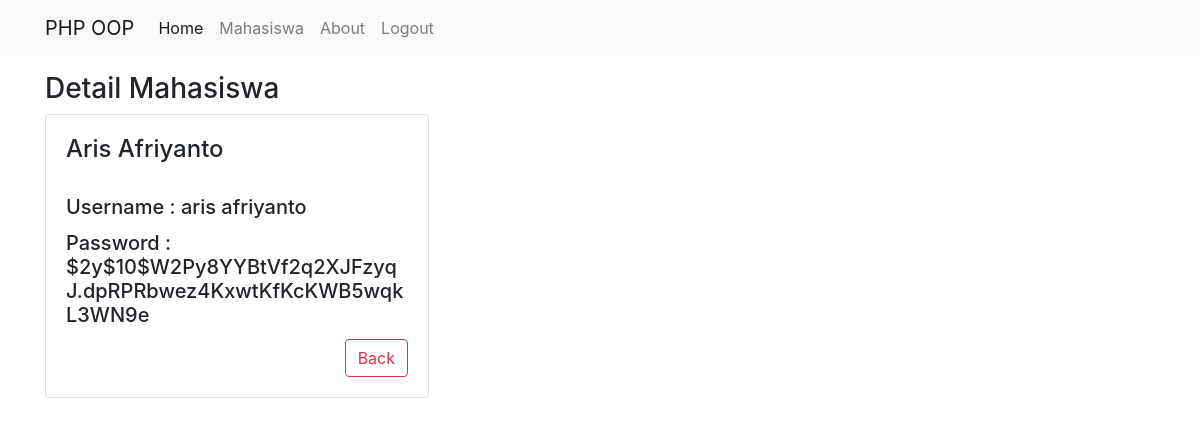
The app's page /account_detail.php?username=aris afriyanto (signed in) with its own data.
### tables this page shows
CREATE TABLE `users` (
  `id_users` int(11) NOT NULL,
  `username` varchar(100) NOT NULL,
  `password` varchar(100) NOT NULL
);

### classes/Database.php (called while the page is built, shortened)
<?php
    class Database {
        private static $INSTANCE = null;
        private $mysqli,
                $HOST = 'localhost',
                $USER = 'root',
                $PASS = '',
                $DBNAME = 'app';
        public function __construct()
        {
            $this->mysqli = new mysqli($this->HOST, $this->USER, $this->PASS, $this->DBNAME);
        }
        public static function getInstance()
        {
            if(!isset(self::$INSTANCE)) {
                self::$INSTANCE = new Database;
            }
            return self::$INSTANCE;
        }
        public function tampil_by_id($table, $nama, $nama_value)
        {
            $result = $this->mysqli->query("select * from $table where $nama = '$nama_value'");
            while ($row = $result->fetch_assoc()) return $row;
        }
    }

### account_detail.php (the view, shortened to what this page needs)
<?php
    $username = $_GET['username'];
    $db = Database::getInstance();
    $data = $db->tampil_by_id('users', 'username', $username);
    require_once "templates/header.php";
    ?>
<div class="container mt-5"><br>
    <div class="row">
        <div class="col-6">
            <h3>Detail Mahasiswa</h3>
                <div class="card" style="width: 24rem;">
                <div class="card-body">
                    <h4><?=ucwords($data['username'])?></h4><br>
                    <h5 class="card-title">Username : <?= $data['username']?></h5>
                    <h5 class="card-title">Password : <?= $data['password']?></h5>
                    <a href="about.php" style="float: right;" class="btn btn-outline-danger">Back</a>
                </div>
                </div>
        </div>
    </div>
</div>
<?php
    require_once "templates/footer.php";
?>

### records on screen
users: username "Aris Afriyanto", username "aris afriyanto", password "$2y$10$W2Py8YYBtVf2q2XJFzyqJ.dpRPRbwez4KxwtKfKcKWB5wqkL3WN9e"
